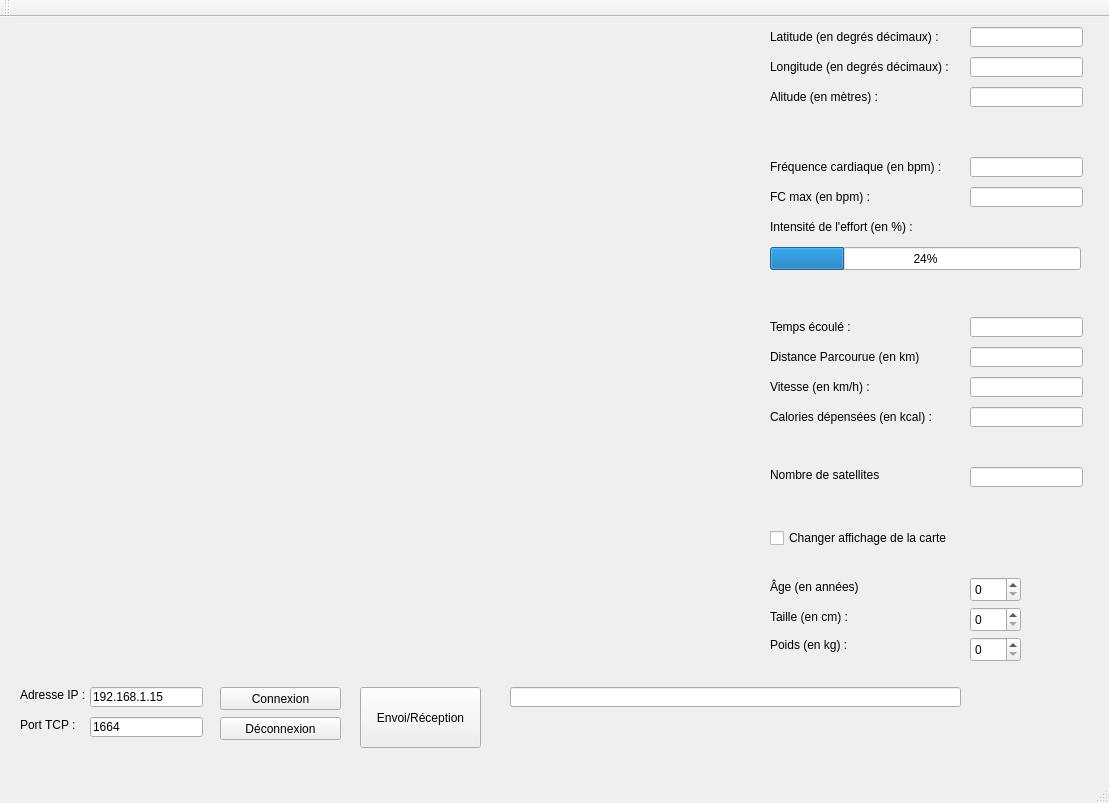
<?xml version="1.0" encoding="UTF-8"?>
<ui version="4.0">
 <class>MainWindow</class>
 <widget class="QMainWindow" name="MainWindow">
  <property name="geometry">
   <rect>
    <x>0</x>
    <y>0</y>
    <width>1109</width>
    <height>803</height>
   </rect>
  </property>
  <property name="windowTitle">
   <string>Client TCP v0.1</string>
  </property>
  <widget class="QWidget" name="centralWidget">
   <widget class="QLabel" name="label_1">
    <property name="geometry">
     <rect>
      <x>20</x>
      <y>670</y>
      <width>81</width>
      <height>16</height>
     </rect>
    </property>
    <property name="text">
     <string>Adresse IP :</string>
    </property>
   </widget>
   <widget class="QLabel" name="label_2">
    <property name="geometry">
     <rect>
      <x>20</x>
      <y>700</y>
      <width>81</width>
      <height>16</height>
     </rect>
    </property>
    <property name="text">
     <string>Port TCP :</string>
    </property>
   </widget>
   <widget class="QLineEdit" name="lineEdit_ip">
    <property name="geometry">
     <rect>
      <x>90</x>
      <y>670</y>
      <width>113</width>
      <height>20</height>
     </rect>
    </property>
    <property name="text">
     <string>192.168.1.15</string>
    </property>
   </widget>
   <widget class="QLineEdit" name="lineEdit_port">
    <property name="geometry">
     <rect>
      <x>90</x>
      <y>700</y>
      <width>113</width>
      <height>20</height>
     </rect>
    </property>
    <property name="text">
     <string>1664</string>
    </property>
   </widget>
   <widget class="QPushButton" name="connexionButton">
    <property name="geometry">
     <rect>
      <x>220</x>
      <y>670</y>
      <width>121</width>
      <height>23</height>
     </rect>
    </property>
    <property name="text">
     <string>Connexion</string>
    </property>
   </widget>
   <widget class="QPushButton" name="deconnexionButton">
    <property name="geometry">
     <rect>
      <x>220</x>
      <y>700</y>
      <width>121</width>
      <height>23</height>
     </rect>
    </property>
    <property name="text">
     <string>Déconnexion</string>
    </property>
   </widget>
   <widget class="QPushButton" name="envoiButton">
    <property name="geometry">
     <rect>
      <x>360</x>
      <y>670</y>
      <width>121</width>
      <height>61</height>
     </rect>
    </property>
    <property name="text">
     <string>Envoi/Réception</string>
    </property>
   </widget>
   <widget class="QLabel" name="label">
    <property name="geometry">
     <rect>
      <x>770</x>
      <y>10</y>
      <width>171</width>
      <height>20</height>
     </rect>
    </property>
    <property name="text">
     <string>Latitude (en degrés décimaux) :</string>
    </property>
   </widget>
   <widget class="QLabel" name="label_5">
    <property name="geometry">
     <rect>
      <x>770</x>
      <y>40</y>
      <width>181</width>
      <height>20</height>
     </rect>
    </property>
    <property name="text">
     <string>Longitude (en degrés décimaux) :</string>
    </property>
   </widget>
   <widget class="QLabel" name="label_6">
    <property name="geometry">
     <rect>
      <x>770</x>
      <y>70</y>
      <width>111</width>
      <height>20</height>
     </rect>
    </property>
    <property name="text">
     <string>Alitude (en mètres) :</string>
    </property>
   </widget>
   <widget class="QLabel" name="label_7">
    <property name="geometry">
     <rect>
      <x>770</x>
      <y>140</y>
      <width>171</width>
      <height>20</height>
     </rect>
    </property>
    <property name="text">
     <string>Fréquence cardiaque (en bpm) :</string>
    </property>
   </widget>
   <widget class="QLabel" name="label_8">
    <property name="geometry">
     <rect>
      <x>770</x>
      <y>170</y>
      <width>101</width>
      <height>20</height>
     </rect>
    </property>
    <property name="text">
     <string>FC max (en bpm) :</string>
    </property>
   </widget>
   <widget class="QLabel" name="label_9">
    <property name="geometry">
     <rect>
      <x>770</x>
      <y>200</y>
      <width>151</width>
      <height>20</height>
     </rect>
    </property>
    <property name="text">
     <string>Intensité de l'effort (en %) :</string>
    </property>
   </widget>
   <widget class="QLabel" name="label_10">
    <property name="geometry">
     <rect>
      <x>770</x>
      <y>300</y>
      <width>111</width>
      <height>20</height>
     </rect>
    </property>
    <property name="text">
     <string>Temps écoulé :</string>
    </property>
   </widget>
   <widget class="QLabel" name="label_11">
    <property name="geometry">
     <rect>
      <x>770</x>
      <y>330</y>
      <width>151</width>
      <height>20</height>
     </rect>
    </property>
    <property name="text">
     <string>Distance Parcourue (en km) :</string>
    </property>
   </widget>
   <widget class="QLabel" name="label_12">
    <property name="geometry">
     <rect>
      <x>770</x>
      <y>360</y>
      <width>101</width>
      <height>20</height>
     </rect>
    </property>
    <property name="text">
     <string>Vitesse (en km/h) :</string>
    </property>
   </widget>
   <widget class="QLabel" name="label_13">
    <property name="geometry">
     <rect>
      <x>770</x>
      <y>390</y>
      <width>161</width>
      <height>20</height>
     </rect>
    </property>
    <property name="text">
     <string>Calories dépensées (en kcal) :</string>
    </property>
   </widget>
   <widget class="QLabel" name="label_14">
    <property name="geometry">
     <rect>
      <x>770</x>
      <y>590</y>
      <width>81</width>
      <height>20</height>
     </rect>
    </property>
    <property name="text">
     <string>Taille (en cm) :</string>
    </property>
   </widget>
   <widget class="QLabel" name="label_15">
    <property name="geometry">
     <rect>
      <x>770</x>
      <y>620</y>
      <width>81</width>
      <height>16</height>
     </rect>
    </property>
    <property name="text">
     <string>Poids (en kg) :</string>
    </property>
   </widget>
   <widget class="QLabel" name="label_16">
    <property name="geometry">
     <rect>
      <x>770</x>
      <y>560</y>
      <width>91</width>
      <height>20</height>
     </rect>
    </property>
    <property name="text">
     <string>Âge (en années) : </string>
    </property>
   </widget>
   <widget class="QLineEdit" name="lineEdit_ip_2">
    <property name="geometry">
     <rect>
      <x>970</x>
      <y>10</y>
      <width>113</width>
      <height>20</height>
     </rect>
    </property>
    <property name="text">
     <string/>
    </property>
   </widget>
   <widget class="QLineEdit" name="lineEdit_ip_3">
    <property name="geometry">
     <rect>
      <x>970</x>
      <y>40</y>
      <width>113</width>
      <height>20</height>
     </rect>
    </property>
    <property name="text">
     <string/>
    </property>
   </widget>
   <widget class="QLineEdit" name="lineEdit_ip_4">
    <property name="geometry">
     <rect>
      <x>970</x>
      <y>70</y>
      <width>113</width>
      <height>20</height>
     </rect>
    </property>
    <property name="text">
     <string/>
    </property>
   </widget>
   <widget class="QLineEdit" name="lineEdit_ip_5">
    <property name="geometry">
     <rect>
      <x>970</x>
      <y>140</y>
      <width>113</width>
      <height>20</height>
     </rect>
    </property>
    <property name="text">
     <string/>
    </property>
   </widget>
   <widget class="QLineEdit" name="lineEdit_ip_6">
    <property name="geometry">
     <rect>
      <x>970</x>
      <y>170</y>
      <width>113</width>
      <height>20</height>
     </rect>
    </property>
    <property name="text">
     <string/>
    </property>
   </widget>
   <widget class="QLineEdit" name="lineEdit_ip_8">
    <property name="geometry">
     <rect>
      <x>970</x>
      <y>300</y>
      <width>113</width>
      <height>20</height>
     </rect>
    </property>
    <property name="text">
     <string/>
    </property>
   </widget>
   <widget class="QLineEdit" name="lineEdit_ip_9">
    <property name="geometry">
     <rect>
      <x>970</x>
      <y>330</y>
      <width>113</width>
      <height>20</height>
     </rect>
    </property>
    <property name="text">
     <string/>
    </property>
   </widget>
   <widget class="QLineEdit" name="lineEdit_ip_10">
    <property name="geometry">
     <rect>
      <x>970</x>
      <y>360</y>
      <width>113</width>
      <height>20</height>
     </rect>
    </property>
    <property name="text">
     <string/>
    </property>
   </widget>
   <widget class="QLineEdit" name="lineEdit_ip_11">
    <property name="geometry">
     <rect>
      <x>970</x>
      <y>390</y>
      <width>113</width>
      <height>20</height>
     </rect>
    </property>
    <property name="text">
     <string/>
    </property>
   </widget>
   <widget class="QLineEdit" name="lineEdit_ip_15">
    <property name="geometry">
     <rect>
      <x>510</x>
      <y>670</y>
      <width>451</width>
      <height>20</height>
     </rect>
    </property>
    <property name="text">
     <string/>
    </property>
   </widget>
   <widget class="QProgressBar" name="progressBar">
    <property name="geometry">
     <rect>
      <x>770</x>
      <y>230</y>
      <width>311</width>
      <height>23</height>
     </rect>
    </property>
    <property name="value">
     <number>24</number>
    </property>
   </widget>
   <widget class="QLabel" name="label_carte">
    <property name="geometry">
     <rect>
      <x>10</x>
      <y>10</y>
      <width>694</width>
      <height>638</height>
     </rect>
    </property>
    <property name="text">
     <string/>
    </property>
    <property name="pixmap">
     <pixmap resource="ressources.qrc">:/carte_la_rochelle_plan.png</pixmap>
    </property>
   </widget>
   <widget class="QLabel" name="label_carte_transparent">
    <property name="geometry">
     <rect>
      <x>10</x>
      <y>10</y>
      <width>694</width>
      <height>638</height>
     </rect>
    </property>
    <property name="text">
     <string/>
    </property>
    <property name="pixmap">
     <pixmap resource="ressources.qrc">:/carte_la_rochelle_transparent.png</pixmap>
    </property>
   </widget>
   <widget class="QSpinBox" name="spinBox">
    <property name="geometry">
     <rect>
      <x>970</x>
      <y>560</y>
      <width>51</width>
      <height>25</height>
     </rect>
    </property>
    <property name="maximum">
     <number>100</number>
    </property>
   </widget>
   <widget class="QSpinBox" name="spinBox_2">
    <property name="geometry">
     <rect>
      <x>970</x>
      <y>590</y>
      <width>51</width>
      <height>25</height>
     </rect>
    </property>
    <property name="maximum">
     <number>220</number>
    </property>
   </widget>
   <widget class="QSpinBox" name="spinBox_3">
    <property name="geometry">
     <rect>
      <x>970</x>
      <y>620</y>
      <width>51</width>
      <height>25</height>
     </rect>
    </property>
    <property name="maximum">
     <number>300</number>
    </property>
   </widget>
   <widget class="QLabel" name="label_17">
    <property name="geometry">
     <rect>
      <x>770</x>
      <y>450</y>
      <width>151</width>
      <height>16</height>
     </rect>
    </property>
    <property name="text">
     <string>Nombre de satellites</string>
    </property>
   </widget>
   <widget class="QLineEdit" name="lineEdit_ip_12">
    <property name="geometry">
     <rect>
      <x>970</x>
      <y>450</y>
      <width>113</width>
      <height>20</height>
     </rect>
    </property>
    <property name="text">
     <string/>
    </property>
   </widget>
   <widget class="QCheckBox" name="checkBoxCarte">
    <property name="geometry">
     <rect>
      <x>770</x>
      <y>510</y>
      <width>181</width>
      <height>22</height>
     </rect>
    </property>
    <property name="text">
     <string>Changer affichage de la carte</string>
    </property>
   </widget>
  </widget>
  <widget class="QMenuBar" name="menuBar">
   <property name="geometry">
    <rect>
     <x>0</x>
     <y>0</y>
     <width>1109</width>
     <height>21</height>
    </rect>
   </property>
  </widget>
  <widget class="QToolBar" name="mainToolBar">
   <attribute name="toolBarArea">
    <enum>TopToolBarArea</enum>
   </attribute>
   <attribute name="toolBarBreak">
    <bool>false</bool>
   </attribute>
  </widget>
  <widget class="QStatusBar" name="statusBar"/>
 </widget>
 <layoutdefault spacing="6" margin="11"/>
 <resources>
  <include location="ressources.qrc"/>
 </resources>
 <connections/>
</ui>
